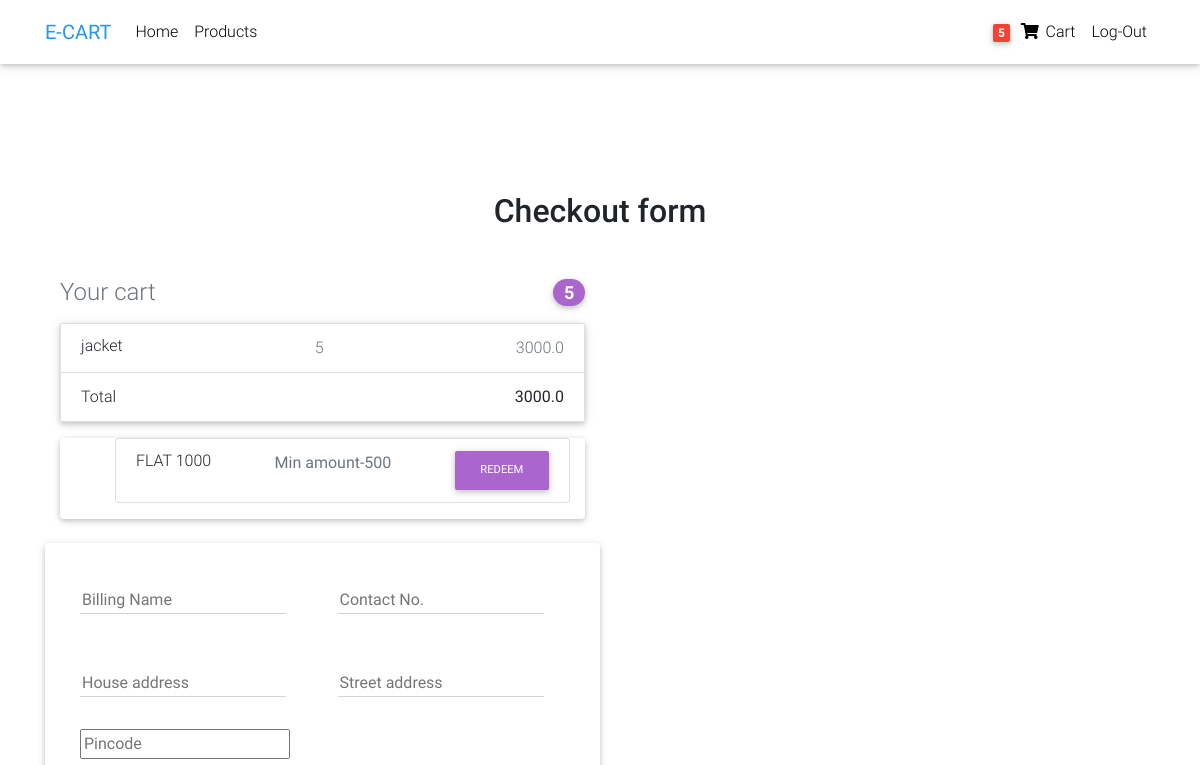
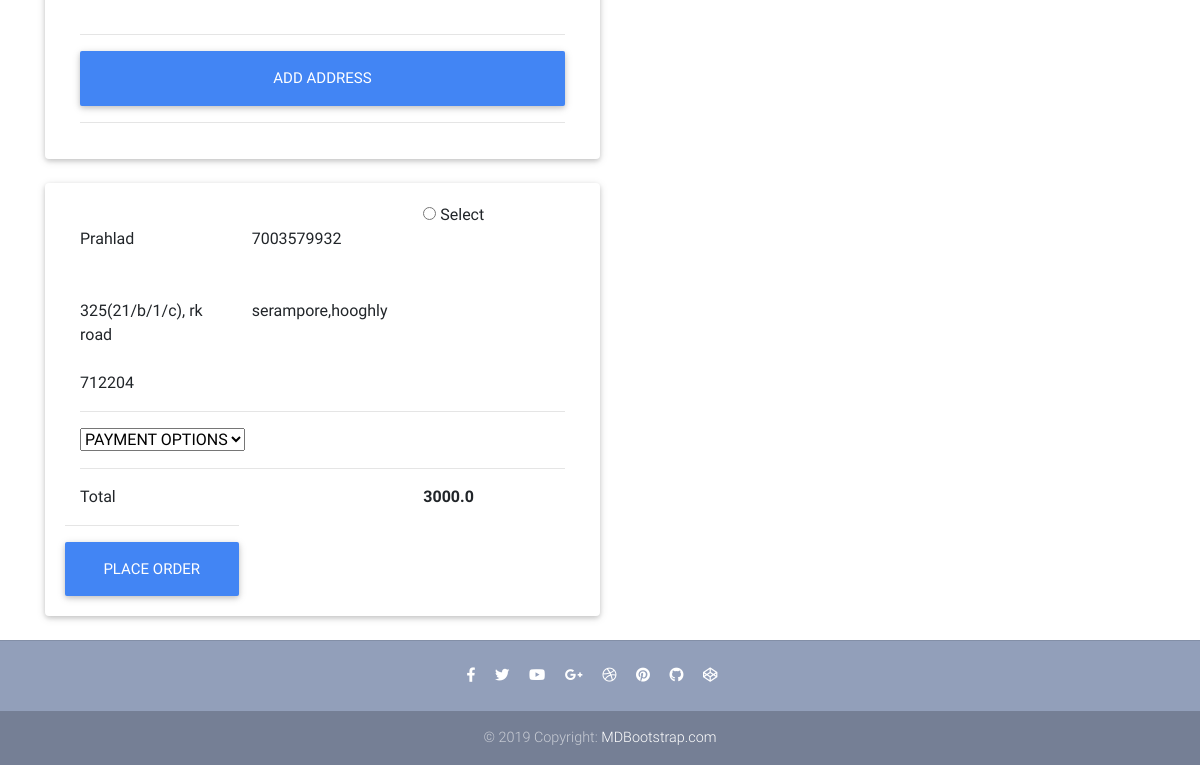
Before: /checkout (signed in) with the older database file (2 pictures, top to bottom).
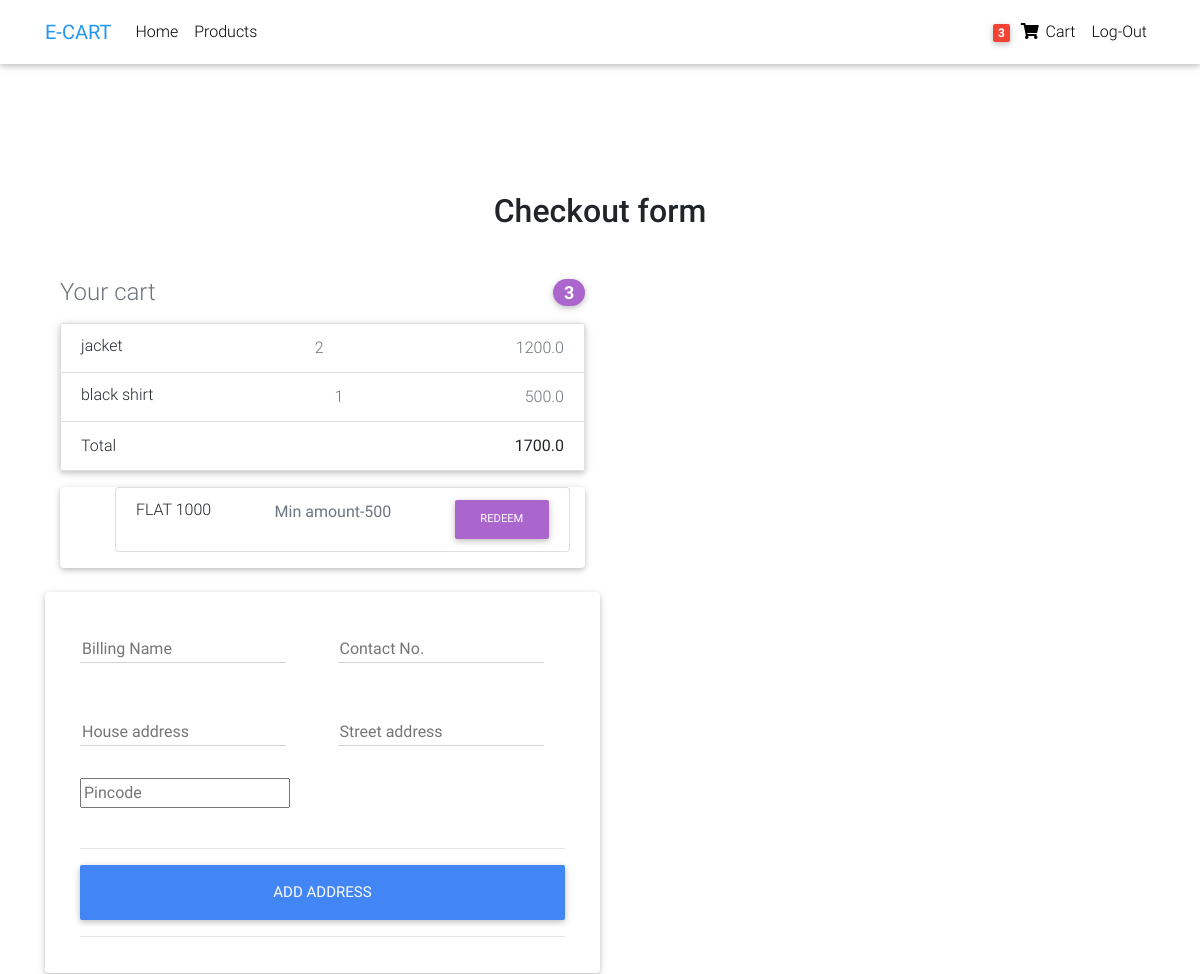
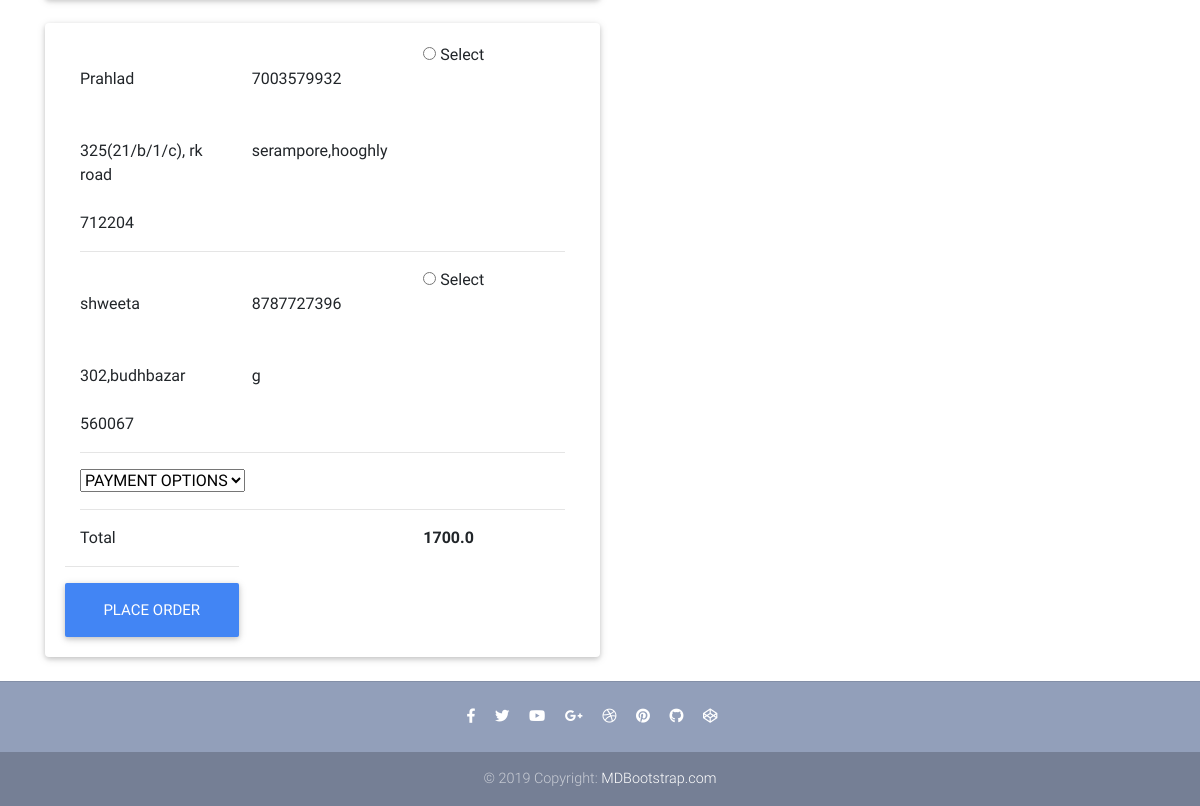
After: the same page with the newer database file (2 pictures, top to bottom).
### core/models.py (models this page shows, shortened)
class cartitems(models.Model):
    item = models.ForeignKey(items, on_delete=models.CASCADE)
    user  = models.ForeignKey(settings.AUTH_USER_MODEL,on_delete=models.CASCADE)
    quantity = models.IntegerField(default=1)
    cost = models.FloatField(blank=True,null=True)

class items(models.Model):
    title = models.CharField(max_length=300)
    price = models.FloatField()
    dis_price = models.FloatField(blank=True,null=True)
    category = models.CharField(choices=CATEGORY_CHOICES,max_length=2)
    description =models.CharField(blank=True,default=True,max_length=1000)

class Promo(models.Model):
    users = models.ManyToManyField(settings.AUTH_USER_MODEL,blank=True)
    name = models.CharField(max_length=20)
    min_amount = models.CharField(max_length=5)
    discount = models.CharField( max_length=10)
    quantity = models.CharField(blank=True,max_length=3)

### account_users/models.py (models this page shows, shortened)
class UserAddress(models.Model):
    user = models.ForeignKey(User,on_delete=models.CASCADE)
    street = models.CharField(max_length=100)
    houseno = models.CharField(max_length=100)
    phoneno = models.CharField(max_length=10)
    name = models.CharField(max_length=20)
    pincode = models.CharField(max_length=7)

### core/views.py (the view)
# urls.py: path('checkout',checkout,name='checkout')
def checkout(request):
    form1 = AddressForm(request.POST or None)
    if request.method == 'POST':
        print(request.POST.items)
        if request.POST.get('add'):
            if form1.is_valid():
                address = UserAddress(
                    user = request.user,
                    street = form1.cleaned_data.get('street'),
                    houseno = form1.cleaned_data.get('houseno'),
                    phoneno = form1.cleaned_data.get('phoneno'),
                    name = form1.cleaned_data.get('name'),
                    pincode = form1.cleaned_data.get('pincode'),
                )
                address.save()
            return redirect('checkout')
        elif request.POST.get('redeem'):
            promos = Promo.objects.filter(users=request.user)
            promo = Promo.objects.get(pk=request.POST.get('redeem'))
            cost  = total_cost(request)
            if float(promo.min_amount) > cost:
                return redirect('checkout')
            cart_items = cartitems.objects.filter(user=request.user)
            all_address = UserAddress.objects.filter(user=request.user)
            cost = total_cost(request,promo)
            context= {
                'total':cart_quantity(request),
                'cartitems':cart_items,
                'cost':cost,
                'form1':form1,
                'all_address':all_address,
                'promos':promos,
                'promo':promo
            }
            return render(request,'checkout.html',context)
        else:
            try:
                adrs = request.POST.getlist('address')
                address = UserAddress.objects.get(pk=adrs[0])
            except:
                return redirect('checkout')
            if not request.POST.get('payment'):
                return redirect('checkout')
            if request.POST.get('promo'):
                promo = Promo.objects.get(pk=request.POST.get('promo'))
            else:
                promo =''
            payment = request.POST.get('payment')
            cart_items = cartitems.objects.filter(user=request.user)
            order_user = orderitems(
                        user=request.user,
                        payment=payment,
                        address=address,
                        total=request.POST.get('cost'),
                        ordered=True
            )
            if promo:
                order_user.promo = promo
            order_user.save()
            for item in cart_items:
                order_user.items.add(item)
                order_user.save()
            return render(request,'order.html',{'order':order_user})
    else:
        promos = Promo.objects.filter(users=request.user)
        cart_items = cartitems.objects.filter(user=request.user)
        cost  = total_cost(request)
        all_address = UserAddress.objects.filter(user=request.user)
        context= {
            'total':cart_quantity(request),
            'cartitems':cart_items,
            'cost':cost,
            'form1':form1,
            'all_address':all_address,
            'promos':promos,
            'promo':''
        }
        return render(request,'checkout.html',context)

### core/forms.py
class  AddressForm(forms.Form):
    name = forms.CharField(widget=forms.TextInput(attrs={'placeholder':'Billing Name'}))
    phoneno = forms.CharField(widget=forms.TextInput(attrs={'placeholder':'Contact No.'}))
    street = forms.CharField(widget=forms.TextInput(attrs={'placeholder':'Street address'}))
    houseno = forms.CharField(widget=forms.TextInput(attrs={'placeholder':'House address'}))
    pincode = forms.CharField(widget=forms.TextInput(attrs={'placeholder':'Pincode'}))

### core/views.py (called while the page is built)
def cart_quantity(request):
    total_quantity = 0
    cart_items = cartitems.objects.filter(user=request.user)
    if cart_items.exists():
        for item in cart_items:
            total_quantity = total_quantity + item.quantity
    return total_quantity

def total_cost(request,promo=False):
    cart_items = cartitems.objects.filter(user=request.user)
    cost = 0
    for item in cart_items:
        if item.item.dis_price:
            cost = cost + item.item.dis_price*item.quantity
        else:
            cost = cost + item.item.price*item.quantity
    if promo:
        cost = cost - float(promo.discount)
    return cost

### core/templates/checkout.html (shortened to what the changed rows need)
{% extends 'base.html' %}
{% block content %}
  <main class="mt-5 pt-4">
    <div class="container wow fadeIn">
      <h2 class="my-5 h2 text-center">Checkout form</h2>
        <div class="col-md-6 mb-6">
          <h4 class="d-flex justify-content-between align-items-center mb-3">
            <span class="text-muted">Your cart</span>
            <span class="badge badge-secondary badge-pill">{{total}}</span>
          </h4>
          <ul class="list-group mb-3 z-depth-1">
            {%for item in cartitems%}
              <li class="list-group-item d-flex justify-content-between lh-condensed">
                <div>
                  <h6 class="my-0">{{item.item.title}}</h6>
                </div>
                <span class="text-muted">{{item.quantity}}</span>
                <span class="text-muted">{{item.cost}}</span>
              </li>
            {%endfor%}
              <li class="list-group-item d-flex justify-content-between">
                <span>Total </span>
                <strong>{{cost}}</strong>
              </li>
          </ul>
          <form method="POST" >
            <div class="card col-md-12 mb-12">
              <ul>
              {%for promo in promos%}
                <li class="list-group-item d-flex justify-content-between lh-condensed">
                  <div>
                    <h6 class="my-0">{{promo.name}}</h6>
                  </div>
                  <span class="text-muted">Min amount-{{promo.min_amount}}</span>
                  <button class="btn btn-secondary btn-md waves-effect m-0" type="submit" value="{{promo.id}}" name="redeem">Redeem</button>
                </li>
              {%endfor%}
             </ul>
            </div>
          </form>
        </div>
        <br>
        <br>
        <div class="card col-md-6 mb-6">
           <form class="card-body" method = "POST">
              {%for address in all_address%}
                <div class="row">
                  <div class="col-lg-4 col-md-5 ">
                    <div class="md-form ">
                      {{address.name}}
                    </div>
                  </div>
                  <div class="col-lg-4 col-md-5 ">
                    <div class="md-form">
                      {{address.phoneno}}
                    </div>
                  </div>
                  <div class="col-lg-4 col-md-2 ">
                      <input type="radio" id="address" name="address" value="{{address.id}}">
                      <label for="address"> Select</label><br>
                  </div>
                </div>
                <div class="row">
                  <div class="col-lg-4 col-md-6">
                    <div class="md-form ">
                      {{address.houseno}}
                    </div>
                  </div>
                  <div class="col-lg-4 col-md-6 ">
                    <div class="md-form">
                      {{address.street}}
                    </div>
                  </div>
                </div>
                <div class="row">
                  <div class="col-lg-4 col-md-6 ">
                      {{address.pincode}}
                  </div>
                </div>
                <hr>
              {%endfor%}
              <div class="row">
                <div class="col-lg-4 col-md-6 ">
                </div>
              </div>
              <hr>
              <div class="row">
                <div class="col-lg-4 col-md-6 ">
                </div>
                <div class="col-lg-4 col-md-6 ">
                </div>
                <div class="col-lg-4 col-md-6 ">
                   <strong>{{cost}}</strong>
                </div>
              <div>
            </form>
        </div>
    </div>
  </main>
{% endblock content %}

Changed rows visible on the page:
changed cartitems "jacket": quantity "5" → "2"; cost "3000.0" → "1200.0"
added cartitems: item "black shirt", quantity "1", cost "500.0"
added UserAddress: name "shweeta", phoneno "8787727396", houseno "302,budhbazar", street "g", pincode "560067"
Other visible differences:
{{ total }}: "5" → "3"
{{ cost }}: "3000.0" → "1700.0"
